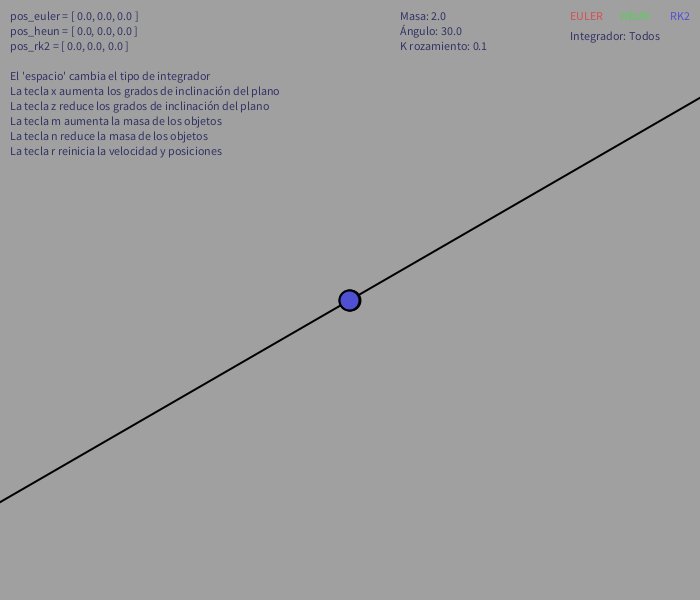
Frame 1 (no input)
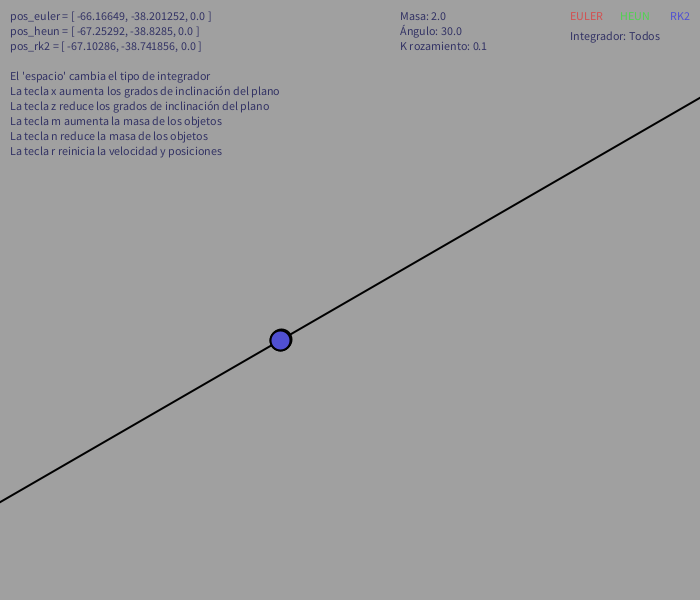
Frame 60 (the mouse pressed at the canvas centre just before this capture)
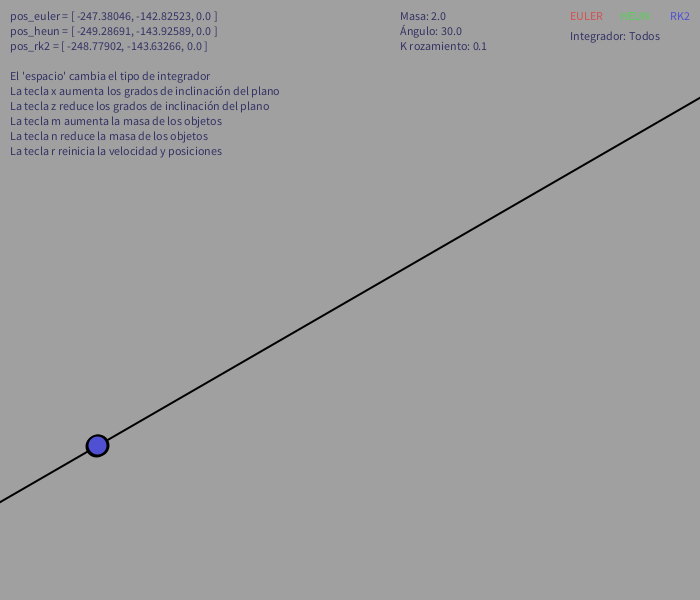
Frame 120 (the mouse held since frame 60 and released just before this capture)

The Processing sketch that drew these frames (run headless with seeded random() and noise(); from frame 60 on, the mouse is pressed at the canvas centre):

// Processing sketch: processing_150790
// ── processing_150790.pde

// Ejercicio: Plano Inclinado 
//
// Controles
//
// Al pulsar la tecla x se aumentan los grados de inclinación del plano
// Al pulsar la tecla z se reducen los grados de inclinación del plano
// Al pulsar la tecla m se aumenta la masa de los objetos
// Al pulsar la tecla n se reduce la masa de los objetos
// Al pulsar la tecla r se reinicia la velocidad y posiciones
// Al pulsar la barra espaceadora se intercambian los distintos tipos de integradores
//

// Paso de tiempo (dt)
float dt = 0.1;

// Masa de las pelotas a lanzar
float m = 2.0;

// Constante de rozamiento
float Kr = 0.1;

// Gravedad
float g = -9.8;

// Vectores para el método de Euler, aceleración, velocidad inicial y posición
PVector a_euler = new PVector(0,0);
PVector vel_euler = new PVector(0,0);
PVector pos_euler = new PVector(0,0);

// Vectores para el método de Heun, aceleración, velocidad inicial y posición
PVector a_heun = new PVector(0,0);
PVector vel_heun = new PVector(0,0);
PVector vel_ant_heun = new PVector(0,0);
PVector pos_heun = new PVector(0,0);

// Vectores para el método de RK2, aceleración, velocidad inicial y posición
PVector a_rk2 = new PVector(0,0);
PVector a_rk2_medio = new PVector(0,0);
PVector vel_rk2 = new PVector(0,0);
PVector vel_rk2_medio = new PVector(0,0);
PVector pos_rk2 = new PVector(0,0);

// Angulo del plano inclinado
float ang = 30.0;

// Variable para el tipo de integrador
String modo = "Todos";

void setup() {
  size(700,600);
  stroke(0,0,0);
  strokeWeight(2);
  smooth();
}

PVector FuerzasProducidas(PVector VEL) {
  
  // Fuerza tangencial
  float Ftangencial = 0;
  
  // Vector para las fuerzas producidas
  PVector Ftan = new PVector(0,0);
  PVector Ft = new PVector(0,0);
  PVector Fr = new PVector(0,0);
  
  // Vector aceleracion resultante 
  PVector aceleracion = new PVector(0,0);
  
  // Módulo de la fuerza tangencial
  Ftangencial = g * m * sin(radians(ang));

  Ftan.x = Ftangencial * cos(radians(ang));  
  Ftan.y = Ftangencial * sin(radians(ang));
  
  // Fuerza de rozamiento
  Fr.x = -Kr * VEL.x;
  Fr.y = -Kr * VEL.y;
  
  // Suma de fuerzas
  Ft.x = Ftan.x + Fr.x;
  Ft.y = Ftan.y + Fr.y;
  
  // Aceleración
  aceleracion.x = Ft.x / m;
  aceleracion.y = Ft.y / m;
  
  return aceleracion;
}

void draw() {
  background(160);
  
  fill(50,50,100);
  
  // Al pulsar la tecla x se aumentan los grados de inclinación del plano
// Al pulsar la tecla z se reducen los grados de inclinación del plano
// Al pulsar la tecla m se aumenta la masa de los objetos
// Al pulsar la tecla n se reduce la masa de los objetos
// Al pulsar la tecla r se reinicia la velocidad y posiciones
// Al pulsar la barra espaceadora se intercambian los distintos tipos de integradores
  
  text("El 'espacio' cambia el tipo de integrador", 10, 80);
  text("La tecla x aumenta los grados de inclinación del plano", 10, 95);
  text("La tecla z reduce los grados de inclinación del plano", 10, 110);
  text("La tecla m aumenta la masa de los objetos", 10, 125);
  text("La tecla n reduce la masa de los objetos", 10, 140);
  text("La tecla r reinicia la velocidad y posiciones", 10, 155);
  
  text("pos_euler = "+ pos_euler, 10, 20);
  text("pos_heun = "+ pos_heun, 10, 35);
  text("pos_rk2 = "+ pos_rk2, 10, 50);
  text("Masa: "+m, 400, 20);
  text("Ángulo: "+ang, 400, 35);
  text("K rozamiento: "+Kr, 400, 50);
  text("Integrador: "+modo, 570, 40);
  
  fill(210,80,80);
  text("EULER", 570, 20);
  fill(80,210,80);
  text("HEUN", 620, 20);
  fill(80,80,210);
  text("RK2", 670, 20);
  
  if (modo == "Euler" || modo == "Todos")
  {
    // Aceleración producida
    a_euler = FuerzasProducidas(vel_euler);
    
    // Inegrador del método de Euler explicito
    
    // Calculo de la posición utilizando la velocidad actual
    pos_euler.x = pos_euler.x + vel_euler.x * dt; 
    pos_euler.y = pos_euler.y + vel_euler.y * dt; 
      
    // Calculo de la velocidad para el siguiente punto 
    vel_euler.x = vel_euler.x + a_euler.x * dt;
    vel_euler.y = vel_euler.y + a_euler.y * dt;

  }
  
  if (modo == "Heun" || modo == "Todos")
  {
    // Aceleración producida
    a_heun = FuerzasProducidas(vel_heun);
    
    // Integrador del método de Heun
      
    // Calculo de la velocidad actual
    vel_heun.x = vel_heun.x + a_heun.x * dt;
    vel_heun.y = vel_heun.y + a_heun.y * dt;
       
    // Ahora se hace la media entre la velocidad anterior y la actual para el calculo
    pos_heun.x = pos_heun.x + ((vel_heun.x+vel_ant_heun.x)/2.0) * dt;
    pos_heun.y = pos_heun.y + ((vel_heun.y+vel_ant_heun.y)/2.0) * dt; 
   
    // Se guarda la velocidad anterior para el calculo siguiente
    vel_ant_heun.x = vel_heun.x;
    vel_ant_heun.y = vel_heun.y;
  } 
  
  if (modo == "RK2" || modo == "Todos")
  {
    // Aceleración producida
    a_rk2 = FuerzasProducidas(vel_rk2);
    
    // Integrador del método de RK2
      
    // Velocidad en el punto medio
    vel_rk2_medio.x = vel_rk2.x + a_rk2.x * (dt/2.0);
    vel_rk2_medio.y = vel_rk2.y + a_rk2.y * (dt/2.0);
    
    // Aceleracion para el punto medio entre la 
    // posición actual y la siguiente 
    a_rk2_medio = FuerzasProducidas(vel_rk2_medio);
    
    // Se calcula la velocidad en el punto actual con la 
    // aceleración del punto medio
    vel_rk2.x = vel_rk2.x + a_rk2_medio.x * dt;
    vel_rk2.y = vel_rk2.y + a_rk2_medio.y * dt;
    
    // Se calcula la posición en el punto actual con la 
    // velocidad del punto medio
    pos_rk2.x = pos_rk2.x + vel_rk2_medio.x * dt; 
    pos_rk2.y = pos_rk2.y + vel_rk2_medio.y * dt; 
  }
  
  // Método para que los objetos siempre aparezcan en la pantalla 
  if (pos_euler.x < -400 || pos_euler.x > 400 || pos_euler.y < -400 || pos_euler.y > 400) {
    pos_euler.x = -pos_euler.x;
    pos_euler.y = -pos_euler.y;
  }
  if (pos_heun.x < -400 || pos_heun.x > 400 || pos_heun.y < -400 || pos_heun.y > 400) {
    pos_heun.x = -pos_heun.x;
    pos_heun.y = -pos_heun.y;
  }
  if (pos_rk2.x < -400 || pos_rk2.x > 400 || pos_rk2.y < -400 || pos_rk2.y > 400) {
    pos_rk2.x = -pos_rk2.x;
    pos_rk2.y = -pos_rk2.y;
  }
  
  // Plano inclinado
  pushMatrix();
    translate(width/2,height/2);
    rotate(radians(-ang));
    line(-1400,0,1400,0);
  popMatrix();
    
    
  //Color de la pelota y posición en el plano inclinado segun el integrador
  if (modo == "Euler" || modo == "Todos") {
    pushMatrix();
      translate(width/2,height/2);
      fill(210,80,80);
      translate(pos_euler.x,-pos_euler.y);
      ellipse(0,0,m*10,m*10);
   popMatrix();
  } 
    
  if (modo == "Heun" || modo == "Todos") {
    pushMatrix();
      translate(width/2,height/2);
      fill(80,210,80);
      translate(pos_heun.x,-pos_heun.y);
      ellipse(0,0,m*10,m*10);
    popMatrix();
  } 
    
  if (modo == "RK2" || modo == "Todos"){
    pushMatrix();
      translate(width/2,height/2);
      fill(80,80,210);
      translate(pos_rk2.x,-pos_rk2.y);
      ellipse(0,0,m*10,m*10);
    popMatrix();
  } 
}

void ReiniciarVectores(){
  // Se reinician los vectores
  a_euler = new PVector(0,0);
  vel_euler = new PVector(0,0);
  pos_euler = new PVector(0,0);
  a_heun = new PVector(0,0);
  vel_heun = new PVector(0,0);
  vel_ant_heun = new PVector(0,0);
  pos_heun = new PVector(0,0);
  a_rk2 = new PVector(0,0);
  vel_rk2 = new PVector(0,0);
  vel_rk2_medio = new PVector(0,0);
  pos_rk2 = new PVector(0,0);
  a_rk2_medio = new PVector(0,0);
}

void keyPressed() {
  // Al pulsar la tecla x se aumentan los grados de inclinación del plano
  if(key == 'x') {
    // Se reinician los vectores
    ReiniciarVectores();
    ang += 5;
  }
  // Al pulsar la tecla x se reducen los grados de inclinación del plano
  else if(key == 'z') {
    // Se reinician los vectores
    ReiniciarVectores();
    ang -= 5;
  }
  // Al pulsar la tecla m se aumenta la masa de los objetos
  else if(key == 'm') {
    // Se reinician los vectores
    //ReiniciarVectores();
    m += 1;
  }
  // Al pulsar la tecla n se reduce la masa de los objetos
  else if(key == 'n') {
    // Se reinician los vectores
    //ReiniciarVectores();
    if((m-1) > 0) {
      m -= 1;
    }
  }
  // Al pulsar la tecla r se reinicia la velocidad y posiciones
  else if(key == 'r') {
    // Se reinician los vectores
    ReiniciarVectores();
  }
  // Al pulsar la barra espaceadora se intercambian los distintos tipos de integradores
  else if(key == ' ') {
    // Se reinician los vectores
    ReiniciarVectores();
        
    if(modo == "Euler") {
      modo = "Heun";
    }
    else if(modo == "Heun") {
      modo = "RK2";
    }
    else if(modo == "RK2") {
      modo = "Todos";
    }
    else if(modo == "Todos") {
      modo = "Euler";
    }
  }
}
